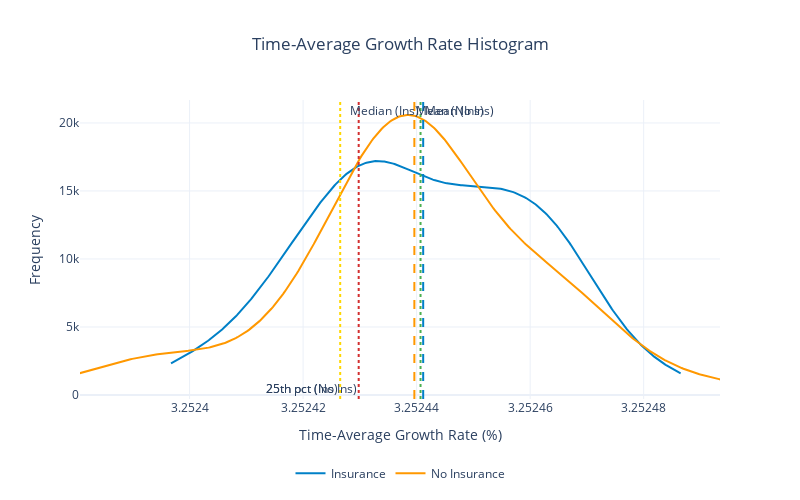

The notebook cell this image was saved under:
### Code cell
import plotly.graph_objects as go
from plotly.subplots import make_subplots
from ergodic_insurance.visualization.core import WSJ_COLORS
import numpy as np

# Print results
print(f"\nRuin Probabilities by Time Horizon:")
for yr, prob in results.ruin_probability.items():
    print(f"  {yr} years: {prob*100:.2f}%")

print(f"\nConvergence achieved: {'Yes' if results.convergence else 'No'}")

# --------------------------------------
# Time-Average Growth Rate Histogram (1,1)
# --------------------------------------
fig = go.Figure()

# Growth rates with insurance
growth_rates = np.asarray(results.growth_rates, dtype=float)
growth_rates = growth_rates[np.isfinite(growth_rates)]

# Growth rates without insurance
growth_rates_no_ins = np.asarray(results_no_ins.growth_rates, dtype=float)
growth_rates_no_ins = growth_rates_no_ins[np.isfinite(growth_rates_no_ins)]

if growth_rates.size:
    growth_pct = growth_rates * 100.0
    mean_growth = np.nanmean(growth_pct)
    median_growth = np.nanmedian(growth_pct)
    p5, p25, p95 = np.nanpercentile(growth_pct, [5, 25, 95])
    print(f"Growth Rate Summary With Insurance (%): Mean={mean_growth:.2f}, Median={median_growth:.2f}, 25th={p25:.2f}, 5th={p5:.2f}")

    growth_pct_no_ins = growth_rates_no_ins * 100.0
    mean_growth_no_ins = np.nanmean(growth_pct_no_ins)
    median_growth_no_ins = np.nanmedian(growth_pct_no_ins)
    p5_no_ins, p25_no_ins, p95_no_ins = np.nanpercentile(growth_pct_no_ins, [5, 25, 95])
    print(f"Growth Rate Summary Without Insurance (%): Mean={mean_growth_no_ins:.2f}, Median={median_growth_no_ins:.2f}, 25th={p25_no_ins:.2f}, 5th={p5_no_ins:.2f}")

    # Plot Growth Rate With Insurance
    # Kernel Density Estimate (Gaussian) instead of histogram
    xs = np.linspace(growth_pct.min(), growth_pct.max(), 400)
    n = growth_pct.size
    std = np.std(growth_pct, ddof=1)
    if std == 0 or n < 2:
        # Fallback: flat line at 0
        density = np.zeros_like(xs)
    else:
        bw = 1.06 * std * n ** (-1/5)  # Silverman's rule
        inv_norm = 1.0 / (bw * np.sqrt(2 * np.pi))
        diffs = (xs[:, None] - growth_pct[None, :]) / bw
        density = inv_norm * np.exp(-0.5 * diffs**2).mean(axis=1)

    fig.add_trace(
        go.Scatter(
            x=xs,
            y=density,
            mode='lines',
            name='Insurance',
            line=dict(color=WSJ_COLORS.get('blue', '#1f77b4'), width=2)
        )
    )

    # Plot Growth Rate Without Insurance
    # Kernel Density Estimate (Gaussian) instead of histogram
    xs_no_ins = np.linspace(growth_pct_no_ins.min(), growth_pct_no_ins.max(), 400)
    n_no_ins = growth_pct_no_ins.size
    std_no_ins = np.std(growth_pct_no_ins, ddof=1)
    if std_no_ins == 0 or n_no_ins < 2:
        # Fallback: flat line at 0
        density = np.zeros_like(xs_no_ins)
    else:
        bw = 1.06 * std_no_ins * n_no_ins ** (-1/5)  # Silverman's rule
        inv_norm_no_ins = 1.0 / (bw * np.sqrt(2 * np.pi))
        diffs_no_ins = (xs_no_ins[:, None] - growth_pct_no_ins[None, :]) / bw
        density_no_ins = inv_norm_no_ins * np.exp(-0.5 * diffs_no_ins**2).mean(axis=1)

    fig.add_trace(
        go.Scatter(
            x=xs_no_ins,
            y=density_no_ins,
            mode='lines',
            name='No Insurance',
            line=dict(color=WSJ_COLORS.get('orange', '#ff7f0e'), width=2)
        )
    )
    # Set x-axis to central 99.5% of both distributions (trim 0.25% each tail)
    try:
        lower_q, upper_q = .5, 99.5
        lo_ins, hi_ins = np.nanpercentile(growth_pct, [lower_q, upper_q])
        lo_no_ins, hi_no_ins = np.nanpercentile(growth_pct_no_ins, [lower_q, upper_q])
        x_min = min(lo_ins, lo_no_ins)
        x_max = max(hi_ins, hi_no_ins)
        pad = 0.01 * (x_max - x_min) if x_max > x_min else 0.0
        fig.update_xaxes(range=[x_min - pad, x_max + pad])
    except Exception as e:
        print(f"Could not apply 99.5% central x-range: {e}")

    # Adjust y-axis label to reflect density
    fig.update_yaxes(title_text="Density")

    # Add vertical lines for mean and median
    fig.add_vline(x=mean_growth, 
                line_dash='dash', 
                line_color=WSJ_COLORS.get('blue', '#1f77b4'), 
                annotation_text='Mean (Ins)', 
                annotation_position='top right', 
                row=1, col=1)
    fig.add_vline(x=median_growth, 
                line_dash='dot', 
                line_color=WSJ_COLORS.get('green', '#2ca02c'), 
                annotation_text='Median (Ins)', 
                annotation_position='top left', 
                row=1, col=1)
    fig.add_vline(x=p25, 
                line_dash='dot', 
                line_color=WSJ_COLORS.get('yellow', '#d62728'), 
                annotation_text='25th pct (Ins)', 
                annotation_position='bottom left', 
                row=1, col=1)
    fig.add_vline(x=mean_growth_no_ins, 
                line_dash='dash', 
                line_color=WSJ_COLORS.get('orange', '#ff7f0e'), 
                annotation_text='Mean (No Ins)', 
                annotation_position='top right', 
                row=1, col=1)
    fig.add_vline(x=p25_no_ins, 
                line_dash='dot', 
                line_color=WSJ_COLORS.get('red', '#d62728'),
                annotation_text='25th pct (No Ins)', 
                annotation_position='bottom left', 
                row=1, col=1)
else:
    print("No valid growth rate values to plot.")

# Update layout
fig.update_layout(
    title={
        "text": "Time-Average Growth Rate Histogram",
        "x": 0.5,
        "xanchor": "center"
    },
    template='plotly_white',
    showlegend=True,
    legend=dict(
        orientation='h',
        x=0.5,
        xanchor='center',
        y=-0.2,
        yanchor='top'
    ),
    width=800,
    height=500
)


# Axes titles
fig.update_xaxes(title_text="Time-Average Growth Rate (%)")
fig.update_yaxes(title_text="Frequency")

fig.show()

### Figure 1 — Plotly figure (JSON) as saved in the notebook; plotly's stock layout.template omitted (floating-point values rounded to 4 significant figures; data arrays with more than 128 entries replaced by an {"elided": "..."} marker saying what was removed)
{"data": [{"line": {"color": "#0080C7", "width": 2}, "mode": "lines", "name": "Insurance", "type": "scatter", "x": {"elided": "400 float values"}, "y": {"elided": "400 float values"}}, {"line": {"color": "#FF9800", "width": 2}, "mode": "lines", "name": "No Insurance", "type": "scatter", "x": {"elided": "400 float values"}, "y": {"elided": "400 float values"}}], "layout": {"annotations": [{"showarrow": false, "text": "Mean (Ins)", "x": 3.252, "xanchor": "left", "xref": "x", "y": 1, "yanchor": "top", "yref": "y domain"}, {"showarrow": false, "text": "Median (Ins)", "x": 3.252, "xanchor": "right", "xref": "x", "y": 1, "yanchor": "top", "yref": "y domain"}, {"showarrow": false, "text": "25th pct (Ins)", "x": 3.252, "xanchor": "right", "xref": "x", "y": 0, "yanchor": "bottom", "yref": "y domain"}, {"showarrow": false, "text": "Mean (No Ins)", "x": 3.252, "xanchor": "left", "xref": "x", "y": 1, "yanchor": "top", "yref": "y domain"}, {"showarrow": false, "text": "25th pct (No Ins)", "x": 3.252, "xanchor": "right", "xref": "x", "y": 0, "yanchor": "bottom", "yref": "y domain"}], "height": 500, "legend": {"orientation": "h", "x": 0.5, "xanchor": "center", "y": -0.2, "yanchor": "top"}, "shapes": [{"line": {"color": "#0080C7", "dash": "dash"}, "type": "line", "x0": 3.252, "x1": 3.252, "xref": "x", "y0": 0, "y1": 1, "yref": "y domain"}, {"line": {"color": "#4CAF50", "dash": "dot"}, "type": "line", "x0": 3.252, "x1": 3.252, "xref": "x", "y0": 0, "y1": 1, "yref": "y domain"}, {"line": {"color": "#FFD700", "dash": "dot"}, "type": "line", "x0": 3.252, "x1": 3.252, "xref": "x", "y0": 0, "y1": 1, "yref": "y domain"}, {"line": {"color": "#FF9800", "dash": "dash"}, "type": "line", "x0": 3.252, "x1": 3.252, "xref": "x", "y0": 0, "y1": 1, "yref": "y domain"}, {"line": {"color": "#D32F2F", "dash": "dot"}, "type": "line", "x0": 3.252, "x1": 3.252, "xref": "x", "y0": 0, "y1": 1, "yref": "y domain"}], "showlegend": true, "title": {"text": "Time-Average Growth Rate Histogram", "x": 0.5, "xanchor": "center"}, "width": 800, "xaxis": {"range": [3.252, 3.252], "title": {"text": "Time-Average Growth Rate (%)"}}, "yaxis": {"title": {"text": "Frequency"}}}}
